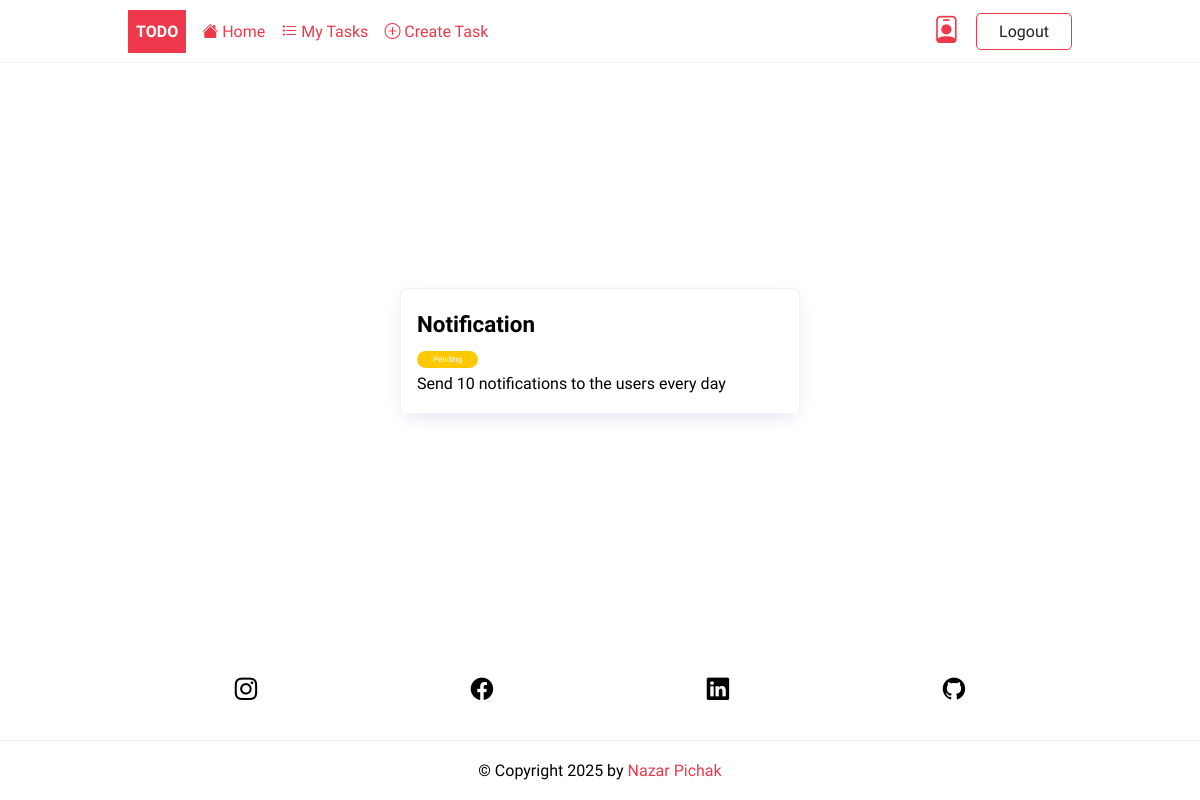
The page /task/20/ (signed in) on the database its author committed.
### todo/models.py (models this page shows, shortened)
class Task(models.Model):
    title = models.CharField(max_length=255)
    description = models.TextField(null=True, blank=True)
    completed = models.BooleanField(default=False)
    created_at = models.DateTimeField(auto_now_add=True)
    user = models.ForeignKey(User, on_delete=models.CASCADE, null=True, blank=True)
    class Meta:
        ordering = ['completed']

### todo/views.py (the view)
# urls.py: path('task/<int:pk>/', TaskDetail.as_view(), name='task'),
class TaskDetail(LoginRequiredMixin,DetailView):
    model = Task
    content_object_name = 'task'
    def get_queryset(self):
        base_qs = super(TaskDetail, self).get_queryset()
        return base_qs.filter(user=self.request.user)

### todo/templates/todo/task_detail.html
{% extends 'base.html' %}
{% block content %}
    <div class="center">
        <article class="tasks">
            <header>
                <h2>{{task.title}}</h2>
                    <span class="badge {% if task.completed %}badge-completed{% else %}badge-pending{%endif%}">
                        {% if task.completed %} Completed {%else%} Pending {%endif%}
                    </span>
                    <p>{{task.description}}</p>
            </header>
        </article>
    </div>
{% endblock content %}

### static/css/style-frontend.css (style rules this page uses)
:root { --color-primary: #ee394c; --color-secondary: #86b7fe; --color-light: #f2f2f2; --color-gray: #ced4da; --color-dark: #212121; --color-white: #ffffff; --color-error: #e2442f; --color-warning: #ffc900; --color-info: #02a2b9; --color-success: #1ba345; --color-input: #00d1b2; --border-radius: 5px; }
* { margin: 0; padding: 0; box-sizing: border-box; text-rendering: optimizeLegibility; }
html, body { height: 100%; }
body { font-family: 'Dosis', sans-serif; font-size: 1rem; line-height: 1.7; display: flex; flex-direction: column; }
h2 { font-size: 1.4rem; }
.tasks { list-style: none; border: solid 1px var(--color-light); padding: 1rem; border-radius: var(--border-radius); box-shadow: rgb(11 43 158 / 15%) 0px 6px 20px -6px; min-width: 400px; }
.badge { font-size: 0.5rem; padding: 0.25rem 1rem; color: var(--color-white); border-radius: 2rem; align-self: flex-start; }
.badge-pending { background-color: var(--color-warning); }
.center { display: flex; flex-direction: column; align-items: center; justify-content: center; min-height: 70vh; }

### rows shown on the page
Task: title "Notification", description "Send 10 notifications to the users every day"
